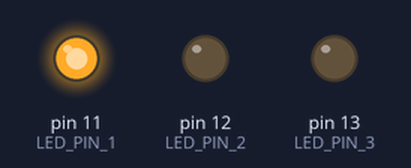
Bench run of a sketch on a simulated Arduino Uno, built with avr-gcc and run on an emulated ATmega328P. On the bench: output pins drawn as LEDs (lit = HIGH).

Above: at 0.5 s.
At 2.5 s:
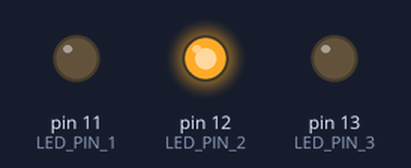
At 4.5 s:
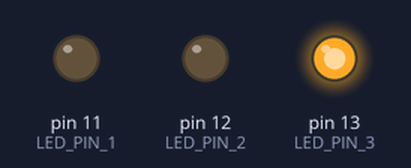
At 5.5 s:
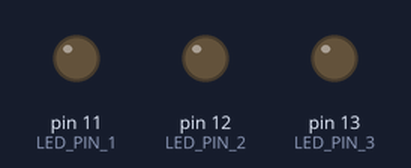
Timing chart, 0 to 7.8 s (numbered marks = the images above):
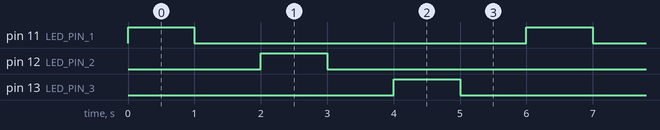

The sketch:

3Led.ino
```cpp
const int LED_PIN_1 = 11;
const int LED_PIN_2 = 12;
const int LED_PIN_3 = 13;

void setup() {
  pinMode(LED_PIN_1, OUTPUT);
  pinMode(LED_PIN_2, OUTPUT);
  pinMode(LED_PIN_3, OUTPUT);
}

void loop() {
  digitalWrite(LED_PIN_1, HIGH);
  delay(1000);
  digitalWrite(LED_PIN_1, LOW);
  delay(1000);

  digitalWrite(LED_PIN_2, HIGH);
  delay(1000);
  digitalWrite(LED_PIN_2, LOW);
  delay(1000);

  digitalWrite(LED_PIN_3, HIGH);
  delay(1000);
  digitalWrite(LED_PIN_3, LOW);
  delay(1000);
}
```

Measured:
- by itself, pin 11 (LED_PIN_1), pin 12 (LED_PIN_2), pin 13 (LED_PIN_3): alternates HIGH for 1.0 s and LOW for 5.0 s
- by itself, everything shown: repeats every 6.0 s, in 6 steps
